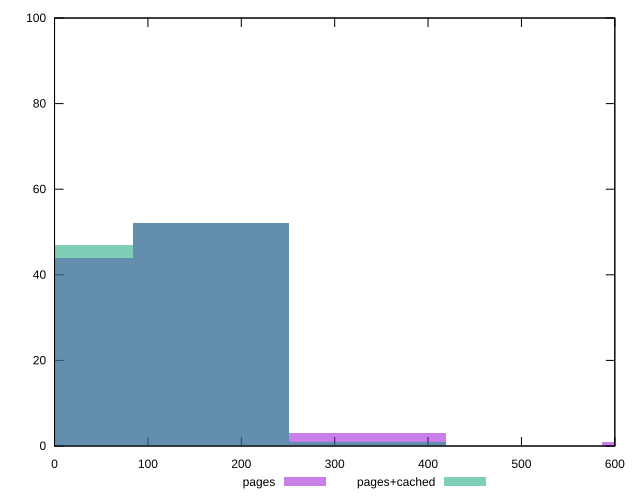

This chart was generated by the following gnuplot code:
reset

$pages <<EOF
670.3150930759014 1
335.1575465379507 3
0 44
167.57877326897534 52
EOF

$pagesCached <<EOF
335.1575465379507 1
167.57877326897534 52
0 47
EOF

set key outside below
set boxwidth 167.57877326897534
set xrange [0:600]
set yrange [0:100]
set trange [0:100]
set style fill transparent solid 0.5 noborder
set terminal svg size 640, 500 enhanced background rgb 'white'
set output "report_00017_2021-02-10T15-08-03.406Z/unused-css-rules/comparison/histogram/0_vs_1.svg"

plot $pages title "pages" with boxes, \
     $pagesCached title "pages+cached" with boxes

reset
